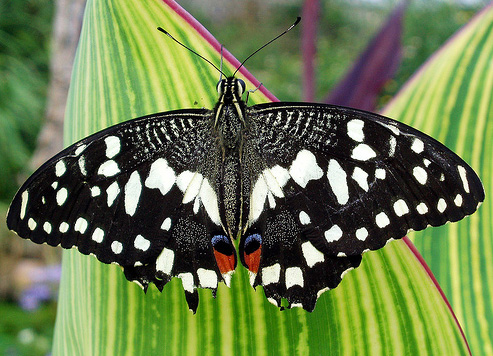
#> input picture hw3/images/butterfly.jpg, 493 x 356 px
$ python main.py
#> lines starting #> are read from the running program, lines starting #| are printed output that depends on the picture; after the words box and inside, x2 and y2 are one past the last pixel; in counts of white or black regions, pixels touching at a corner belong together
"""

Usage example:
python harris_corner.py --window_size 5 --alpha 0.04 --corner_threshold 10000 hw3_images/butterfly.jpg

"""

import cv2
import numpy as np
import sys
import getopt
import operator
import math
import matplotlib.pyplot as plt
import matplotlib.image as mpim
from skimage import io
from scipy.ndimage.filters import gaussian_laplace
from skimage.transform import downscale_local_mean

IMG_DIR = 'images/'
IMG001 = 'butterfly.jpg'

Ix_out = []
Iy_out = []
gradient_magnitude = []


def read_image(IMG_NAME):
    return io.imread(IMG_NAME)


def nms(corners, harris_response, window_size):
    offset = math.floor(window_size / 2)

    nms_corners = []
    for i in corners:
        y = i[0]
        x = i[1]
        max_value = np.max(harris_response[x-offset:x+1+offset, y-offset:y+1+offset])
        value = harris_response[x, y]
        if max_value == value:
            nms_corners.append(i)
    return nms_corners


def gl_conv(img, sig):
    return  gaussian_laplace(input=img, sigma=sig)


def show(img):
    plt.imshow(img, cmap="gray")
    plt.show()


def down_sample_image(img, fact):
    return downscale_local_mean(image=img, factors=fact)


def findCorners(img, window_size, k, thresh):
    """
    Finds and returns list of corners and new image with corners drawn
    :param img: The original image
    :param window_size: The size (side length) of the sliding window
    :param k: Harris corner constant. Usually 0.04 - 0.06
    :param thresh: The threshold above which a corner is counted
    :return:
    """
    # Find x and y derivatives
    dy, dx = np.gradient(img)
    Ixx = dx ** 2
    Ixy = dy * dx
    Iyy = dy ** 2
    height = img.shape[0]
    width = img.shape[1]


    cornerList = []
    newImg = img.copy()
    grand_orient =  img.copy()
    color_img = cv2.cvtColor(newImg, cv2.COLOR_GRAY2RGB)
    offset = math.floor(window_size / 2)

    # Loop through image and find our corners
    # and do non-maximum supression
    # this can be also implemented without loop

    print("Finding Corners...")
    for y in range(offset, height - offset):
        for x in range(offset, width - offset):
            '''
            your code goes here
            Hint: given second moment matrix instead of computing eigenvalues
            and eigenvectors you can compute the corner response funtion
            using trace and det
            Find determinant and trace, use to get corner response

            det = (Mxx * Myy) - (Mxy**2)
            trace = Mxx + Myy
            r = det - k*(trace**2)

            '''
            Mxx = np.sum(Ixx[y-offset:y+1+offset, x-offset:x+1+offset])
            Myy = np.sum(Iyy[y-offset:y+1+offset, x-offset:x+1+offset])
            Mxy = np.sum(Ixy[y - offset:y + 1 + offset, x - offset:x + 1 + offset])

            det = (Mxx * Myy) - (Mxy**2)
            trace = Mxx + Myy
            r = det - k*(trace**2)

            grand_orient[y,x] = r

            if r > thresh:
                newImg[y, x] = r
                cornerList.append([x, y])
    show(grand_orient)
    cornerList = nms(cornerList, newImg, window_size)
    return color_img, cornerList


def main():
    """
    Main parses argument list and runs findCorners() on the image
    :return: None
    """

    if IMG001 == 'einstein.jpg':
        window_size = 7
        k = .04
        thresh = 400000
    elif IMG001 == 'butterfly.jpg':
        window_size = 3
        k = .09
        thresh = 4000000
    elif IMG001 == 'fishes.jpg':
        window_size = 3
        k = .08
        thresh = 50000
    elif IMG001 == 'house1.jpg':
        window_size = 3
        k = .08
        thresh = 5000000
    elif IMG001 == 'house1-rotated.jpg':
        window_size = 3
        k = .08
        thresh = 5000000
    elif IMG001 == 'house1-2down.jpg':
        window_size = 3
        k = .08
        thresh = 5000000
    elif IMG001 == 'house1-4down.jpg':
        window_size = 3
        k = .08
        thresh = 5000000

    print("Image Name: " + IMG001)
    print("Window Size: " + str(window_size))
    print("K alpha: " + str(k))
    print("Corner Response Threshold:" + str(thresh))

    img = cv2.imread(IMG_DIR + IMG001)
#> img is the input picture: shape (356, 493, 3); mean B, G, R 76.9, 123.5, 106.9
    img = cv2.cvtColor(img, cv2.COLOR_RGB2GRAY)
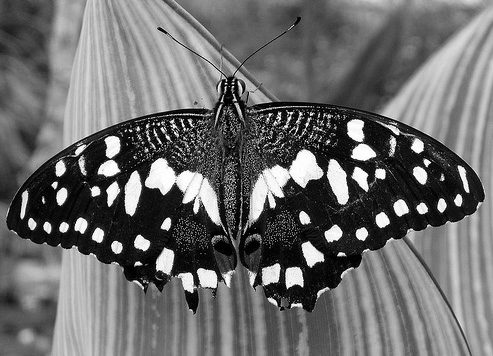
#> img: shape (356, 493); min 0, max 255, mean 107.7

    finalImg, cornerList  = findCorners(img, int(window_size), float(k), int(thresh))
#> in findCorners, `dy, dx = np.gradient(img)`:
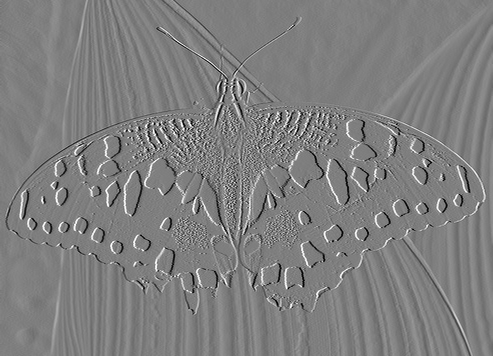
#> dx: shape (356, 493) float64; min -126.5, max 127.5, mean 0.2; drawn with min black and max white
#> in findCorners, `Ixy = dy * dx`:
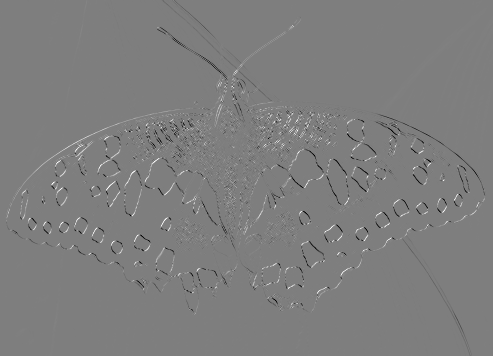
#> Ixy: shape (356, 493) float64; min -15624.8, max 15812.5, mean -15.2; drawn with min black and max white
#> in findCorners, `Iyy = dy ** 2`:
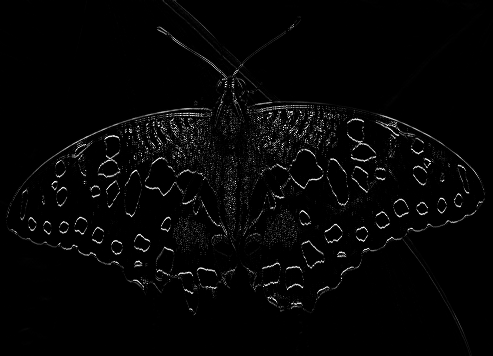
#> Iyy: shape (356, 493) float64; min 0, max 16129, mean 372.2; drawn with min black and max white
#> after the loop in findCorners, `for y in range(offset, height - offset):`:
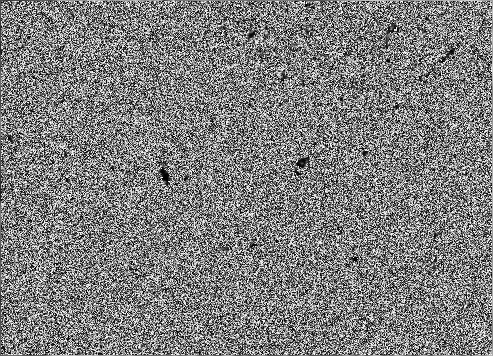
#> grand_orient: shape (356, 493); min 0, max 255, mean 126.7
#> after the loop in findCorners, `for y in range(offset, height - offset):`:
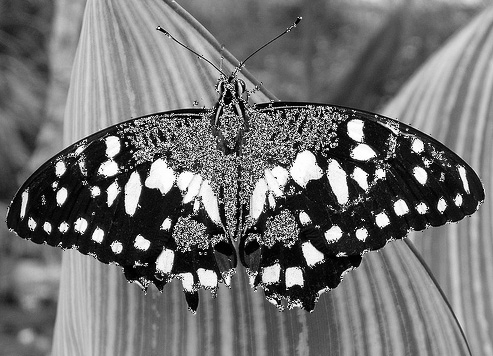
#> newImg: shape (356, 493); 10.1% of pixels changed, all inside (x1, y1, x2, y2) = (5, 1, 485, 315)
#> after the loop in findCorners, `for y in range(offset, height - offset):`: cornerList = 17794 pairs, first value 5 to 484, second value 1 to 314
#> the loop in nms, `for i in corners:` made 17794 passes
#> (y, x, max_value, value) on passes 1 to 3: (172, 1, 238, 206), (173, 1, 238, 238), (174, 1, 238, 229)
#> after the loop in nms, `for i in corners:`: nms_corners = 2432 pairs, first value 6 to 484, second value 1 to 313
#> in findCorners, `cornerList = nms(cornerList, newImg, window_size)`: cornerList has the same summary as nms_corners in nms
#> cornerList has the same summary as nms_corners in nms

    points = np.array(cornerList)
#> points has the same summary as nms_corners in nms
    plot = plt.figure(1)
    plt.imshow(img, cmap="gray")
    plt.plot(points[:, 0], points[:, 1], 'r.', marker='o', fillstyle='none')
    plt.show()
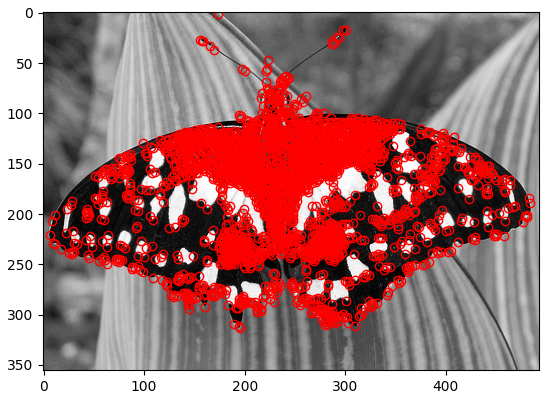
#> figure drawn by matplotlib, 1 panel

    if finalImg is not None:
        cv2.imwrite("finalimage.png", finalImg)


if __name__ == "__main__":
    main()

$ run again, with hw3/images/crayons.jpg copied over hw3/images/butterfly.jpg
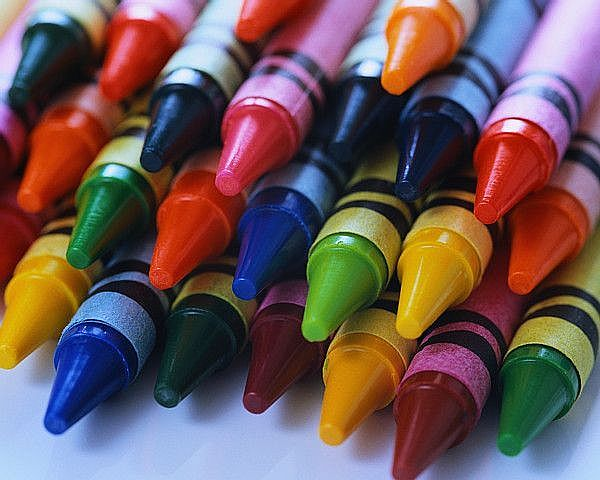
#> input picture hw3/images/crayons.jpg, 600 x 480 px
#> in main, img is the input picture: shape (480, 600, 3); mean B, G, R 87.5, 86.5, 109.2
#> img: shape (480, 600)
#> after the loop in findCorners, `for y in range(offset, height - offset):`:
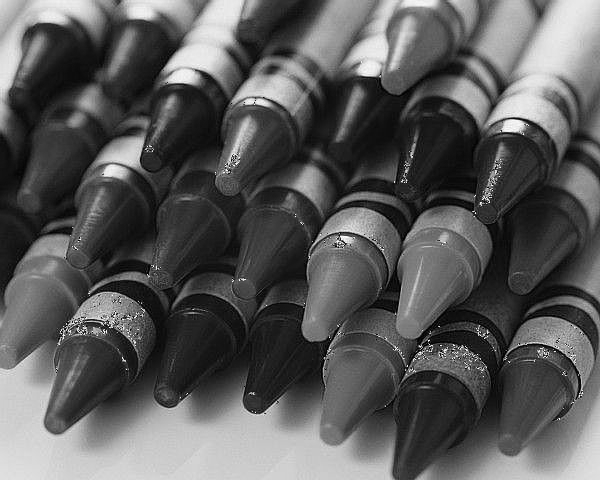
#> newImg: shape (480, 600); min 0, max 255, mean 89.6
#> after the loop in findCorners, `for y in range(offset, height - offset):`: cornerList = 2734 pairs, first value 55 to 588, second value 61 to 419
#> the loop in nms, `for i in corners:` made 2734 passes
#> (y, x, max_value, value) on passes 1 to 3: (361, 61, 236, 236), (360, 62, 236, 132), (361, 62, 236, 234)
#> after the loop in nms, `for i in corners:`: nms_corners = 491 pairs, first value 56 to 582, second value 61 to 419
#> in findCorners, `cornerList = nms(cornerList, newImg, window_size)`: cornerList has the same summary as nms_corners in nms
#> in main, `finalImg, cornerList  = findCorners(img, int(window_size), float(k), i..`: cornerList has the same summary as nms_corners in nms
#> points has the same summary as nms_corners in nms
#> in main, `plt.show()`:
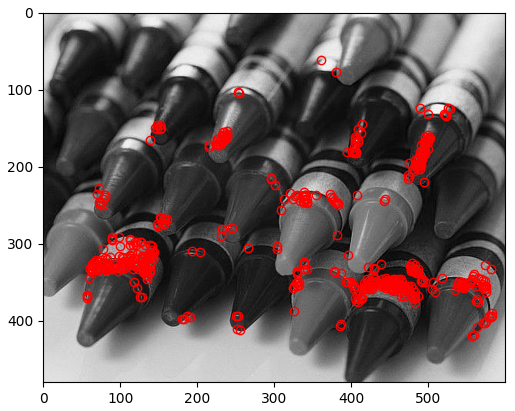
#> figure drawn by matplotlib, 1 panel

$ run again, with hw3/images/house1-scaled.jpg copied over hw3/images/butterfly.jpg
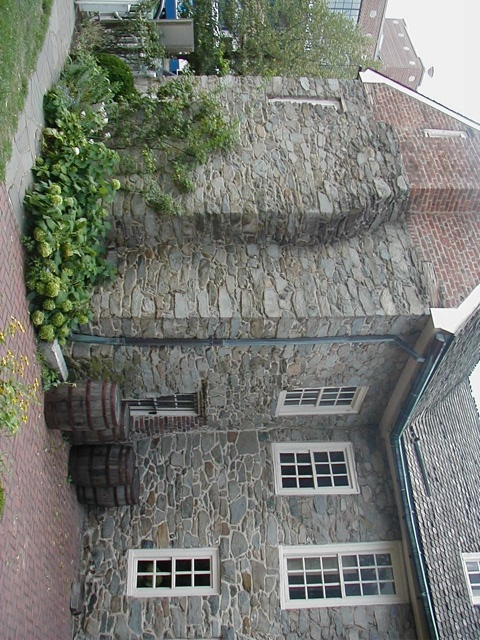
#> input picture hw3/images/house1-scaled.jpg, 480 x 640 px
#> in main, img is the input picture: shape (640, 480, 3); mean B, G, R 113.7, 120.8, 118.1
#> img: shape (640, 480)
#> after the loop in findCorners, `for y in range(offset, height - offset):`:
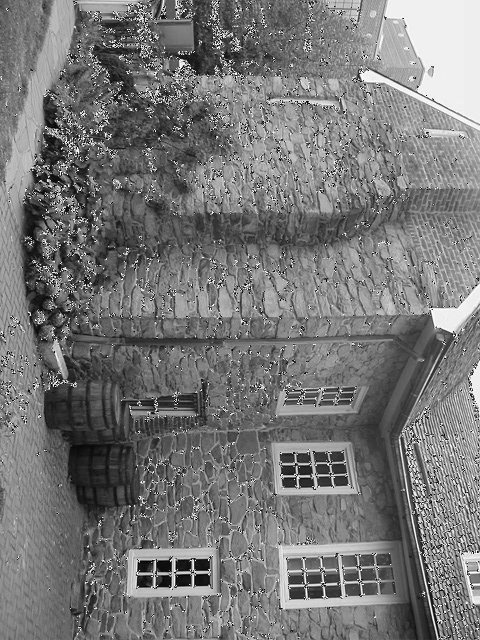
#> newImg: shape (640, 480); min 0, max 255, mean 119
#> after the loop in findCorners, `for y in range(offset, height - offset):`: cornerList = 26551 items
#> the loop in nms, `for i in corners:` made 26551 passes
#> (y, x, max_value, value) on passes 1 to 3: (73, 1, 175, 29), (74, 1, 202, 0), (75, 1, 202, 202)
#> after the loop in nms, `for i in corners:`: nms_corners = 4673 pairs, first value 1 to 478, second value 1 to 638
#> in findCorners, `cornerList = nms(cornerList, newImg, window_size)`: cornerList has the same summary as nms_corners in nms
#> in main, `finalImg, cornerList  = findCorners(img, int(window_size), float(k), i..`: cornerList has the same summary as nms_corners in nms
#> points has the same summary as nms_corners in nms
#> in main, `plt.show()`:
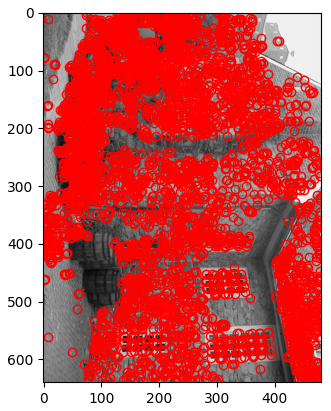
#> figure drawn by matplotlib, 1 panel
